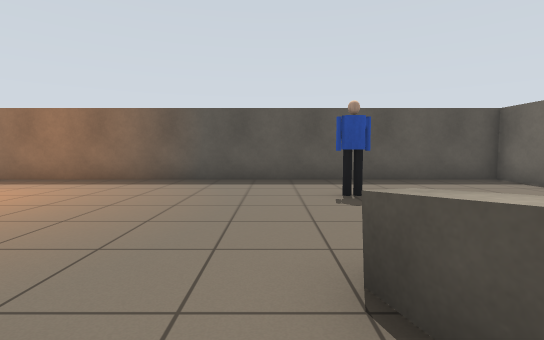
view 1 (above)

16 first-person views from a walk through a Gazebo world. The camera is 0.86 m above the floor, tilts 4° down and sees 85° across. The floor is counted in squares, 1 m on a side. Each view is taken from the middle of a square. On the plan, view 1 faces up. The plan holds only what a view shows up to about 11 squares ahead; the rest is blank. Some stock models are drawn as simple stand-ins.

view 2
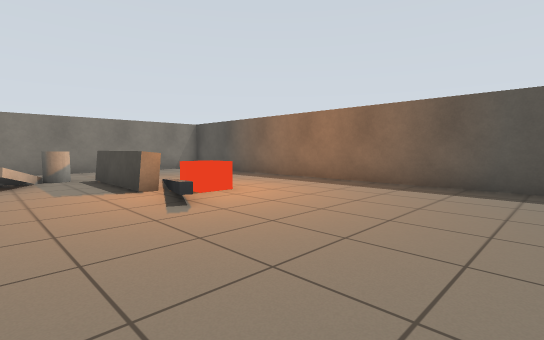

view 3
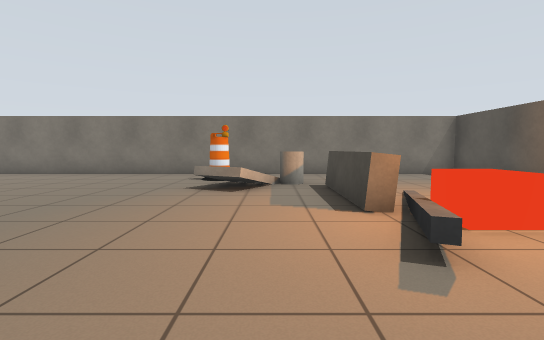

view 4
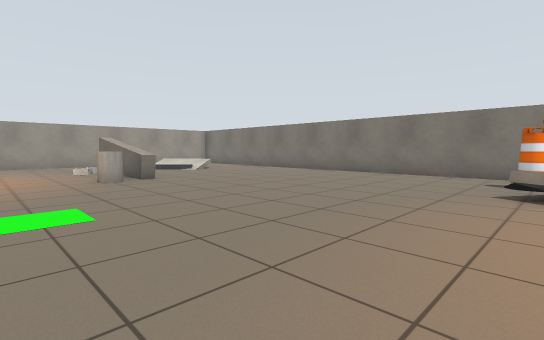

view 5
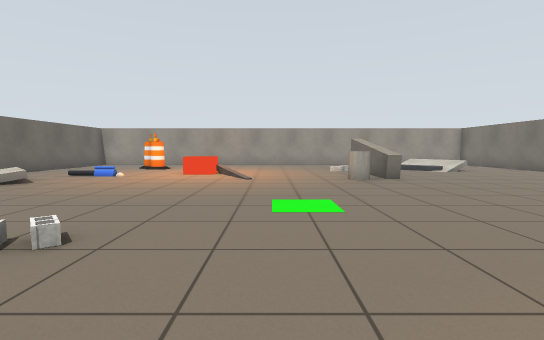

view 6
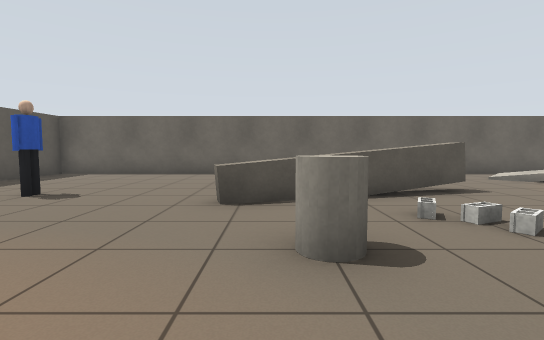

view 7
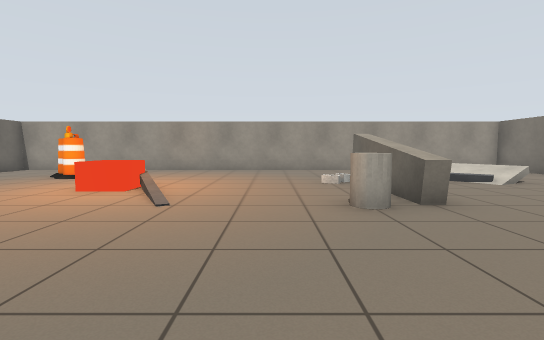

view 8
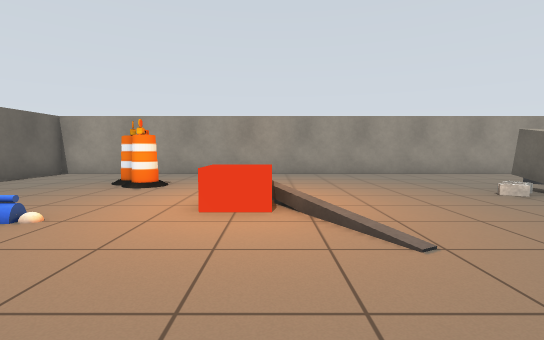

view 9
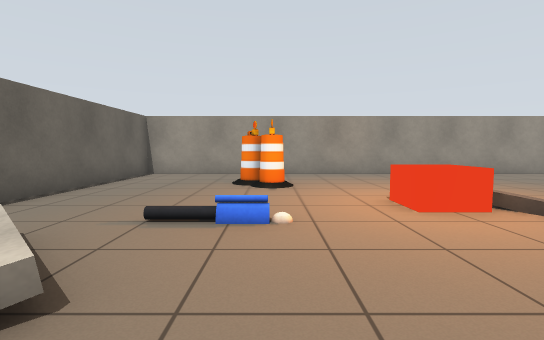

view 10
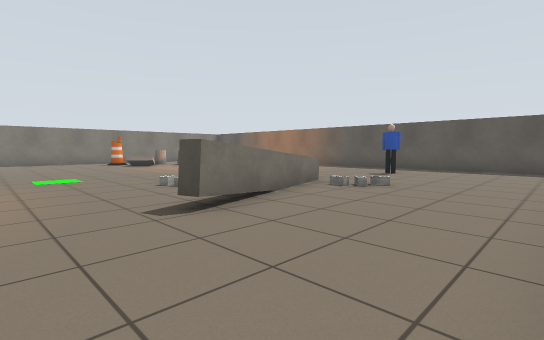

view 11
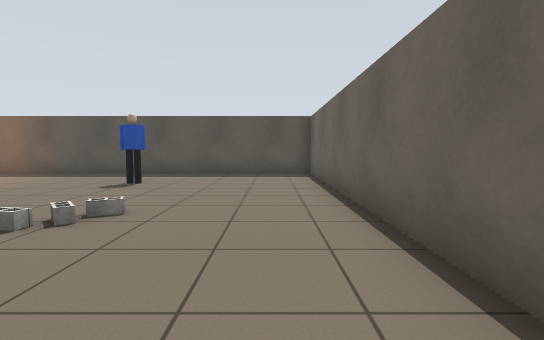

view 12
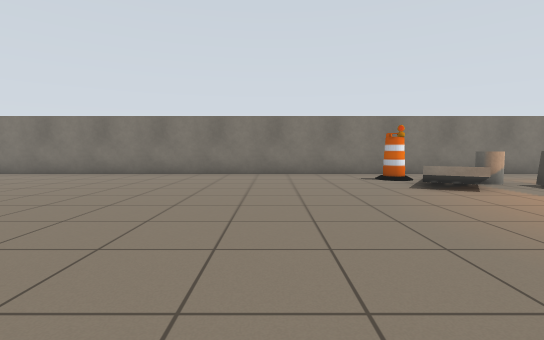

view 13
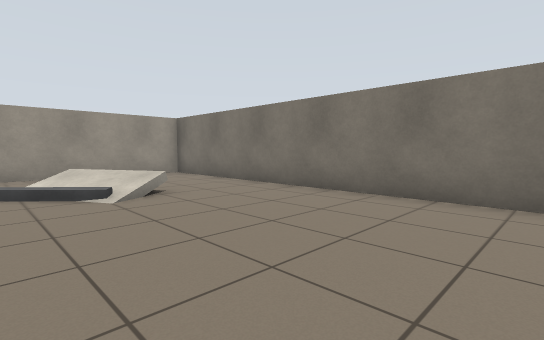

view 14
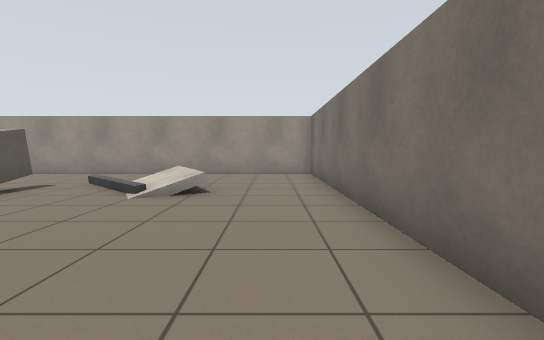

view 15
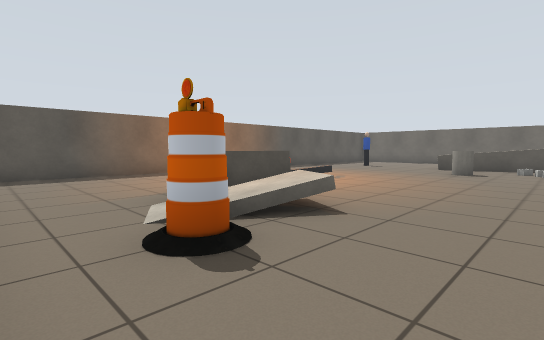

view 16
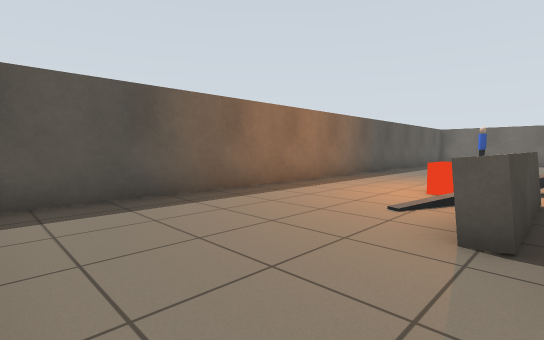

### Floor plan
Points are (right, up) in squares from view 1. A wall is a line through its corners. A room is listed if a view was taken in it or the views show most of it. See-through windows are left out.
Room 1 (views 1, 2, 3, 4, 5, 6, 7, 8, 9, 10, 11, 12, 13, 14, 15, 16)
walls: (2.4, -2.8) (2, -2.9); (-13.4, -15.3) (6.4, -15.3) (6.4, 8.3) (-13.4, 8.3) (-13.4, -15.3)
low walls: (2, -2.9) (0.6, 1.8) (1, 1.9) (2.4, -2.8); (-7.4, 3.3) (-10, 3.3) (-10, 3.7)
ways out: gap at (1, -1)
objects: barrel (-12, 0) to (-11, 1); pillar (-10, 2); grey box (-9, -13); dark grey box (-9, -12) to (-8, -11); grey box (-9, 1); grey box (-7, -11) to (-7, -8); red box (-7, 4) to (-7, 5); other object (-6, -11); cinder block (-6, -10); pillar (-6, -8) to (-5, -7); dark grey box (-6, 3) to (-5, 4); pillar (-2, 0) to (-1, 1); dark grey box (-1, -10); red box (-1, -10) to (0, -9); cinder block (-1, -2); cinder block (0, -2); cinder block (0, -1); person (1, 5) to (2, 5); barrel (2, -13) to (3, -13); barrel (2, -12); cinder block (2, 1); cinder block (2, 2); cinder block (3, 2); grey box (5, -8)

Where each view was taken, in squares from view 1:
view 1: 0 up, 0 right, facing up
view 2: 1 up, 1 left, facing up-left
view 3: 2 up, 3 left, facing left
view 4: 1 up, 3 left, facing down-left
view 5: 1 up, 3 left, facing down
view 6: 1 up, 4 left, facing right
view 7: 3 down, 4 left, facing down
view 8: 5 down, 1 left, facing down
view 9: 5 down, 2 right, facing down
view 10: 5 down, 6 right, facing up-left
view 11: 2 down, 5 right, facing up
view 12: 3 down, 3 left, facing left
view 13: 5 down, 8 left, facing down-left
view 14: 5 down, 12 left, facing down
view 15: 2 down, 13 left, facing up-right
view 16: 3 up, 13 left, facing up-right
